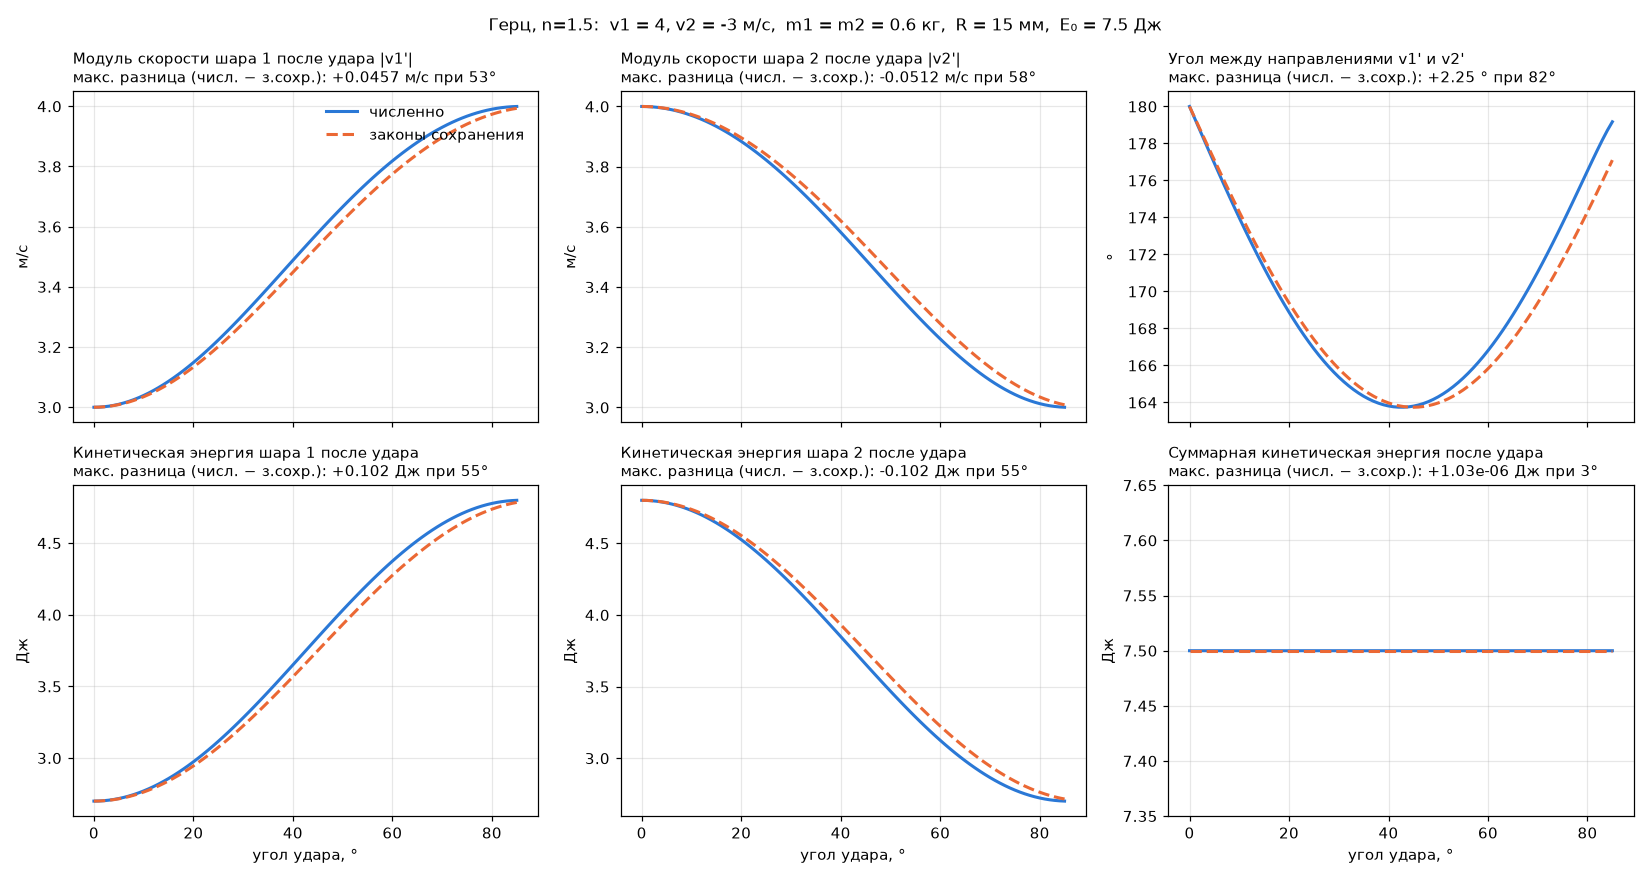

Source code (Python):
"""Сравнение численного решения и законов сохранения в зависимости от угла удара.
Массы и относительная скорость максимальные (как на ползунках): v1 = 4, v2 = -3 м/с, m1 = m2 = 0.6 кг.
Запуск: python angle_sweep.py   (рядом должен лежать billiard_simple.py)"""

import matplotlib.pyplot as plt
import numpy as np

from billiard_simple import FORCE_LAWS, simulate_collision

FORCE_LAW = "Герц, n=1.5"  # или "Гук, n=1"
SPEED1, SPEED2 = 4.0, -3.0  # м/с
MASS1, MASS2 = 0.6, 0.6  # кг
RADIUS = 0.015  # м (минимум ползунка — эффект сильнее всего)
ANGLES = np.arange(0, 86, 1)  # углы удара, °
NUMERIC_STYLE = dict(color="#2a78d6", lw=2, label="численно")
ANALYTIC_STYLE = dict(color="#eb6834", lw=2, ls="--", label="законы сохранения")


def angle_between(vector_a, vector_b):
    cosine = vector_a @ vector_b / (np.linalg.norm(vector_a) * np.linalg.norm(vector_b))
    return np.degrees(np.arccos(np.clip(cosine, -1, 1)))


def quantities(velocities):
    """Величины после удара: |v1|, |v2|, угол разлёта, E1, E2, E1 + E2."""
    v1, v2 = velocities[:2], velocities[2:]
    energy1, energy2 = MASS1 * (v1 @ v1) / 2, MASS2 * (v2 @ v2) / 2
    return (
        np.linalg.norm(v1),
        np.linalg.norm(v2),
        angle_between(v1, v2),
        energy1,
        energy2,
        energy1 + energy2,
    )


stiffness, exponent = FORCE_LAWS[FORCE_LAW]
numeric_rows, analytic_rows = [], []
for angle in ANGLES:
    result = simulate_collision(
        SPEED1, SPEED2, MASS1, MASS2, RADIUS, stiffness, exponent, angle
    )
    numeric_rows.append(quantities(result["numeric_velocities"]))
    analytic_rows.append(quantities(result["analytic_velocities"]))
numeric, analytic = np.array(numeric_rows), np.array(analytic_rows)

panels = [  # номер величины, заголовок, единицы
    (0, "Модуль скорости шара 1 после удара |v1'|", "м/с"),
    (1, "Модуль скорости шара 2 после удара |v2'|", "м/с"),
    (2, "Угол между направлениями v1' и v2'", "°"),
    (3, "Кинетическая энергия шара 1 после удара", "Дж"),
    (4, "Кинетическая энергия шара 2 после удара", "Дж"),
    (5, "Суммарная кинетическая энергия после удара", "Дж"),
]
figure, axes_grid = plt.subplots(2, 3, figsize=(15, 8), sharex=True)
for axes, (column, title, unit) in zip(axes_grid.flat, panels):
    axes.plot(ANGLES, numeric[:, column], **NUMERIC_STYLE)
    axes.plot(ANGLES, analytic[:, column], **ANALYTIC_STYLE)
    difference = numeric[:, column] - analytic[:, column]
    i = np.abs(difference).argmax()
    axes.set_title(
        f"{title}\nмакс. разница (числ. − з.сохр.): {difference[i]:+.3g} {unit} при {ANGLES[i]}°",
        loc="left",
        fontsize=10,
    )
    axes.set_ylabel(unit)
    axes.grid(alpha=0.3)
energy_before = MASS1 * SPEED1**2 / 2 + MASS2 * SPEED2**2 / 2
axes_grid[1, 2].set_ylim(
    energy_before * 0.98, energy_before * 1.02
)  # линии совпадают — энергия сохраняется
for axes in axes_grid[1]:
    axes.set_xlabel("угол удара, °")
axes_grid[0, 0].legend(frameon=False, loc="upper right")
figure.suptitle(
    f"{FORCE_LAW}:  v1 = {SPEED1:g}, v2 = {SPEED2:g} м/с,  m1 = m2 = {MASS1:g} кг,  "
    f"R = {RADIUS * 1e3:g} мм,  E₀ = {energy_before:g} Дж",
    fontsize=11,
)
figure.tight_layout()
figure.savefig("angle_sweep.png", dpi=110)
plt.show()
